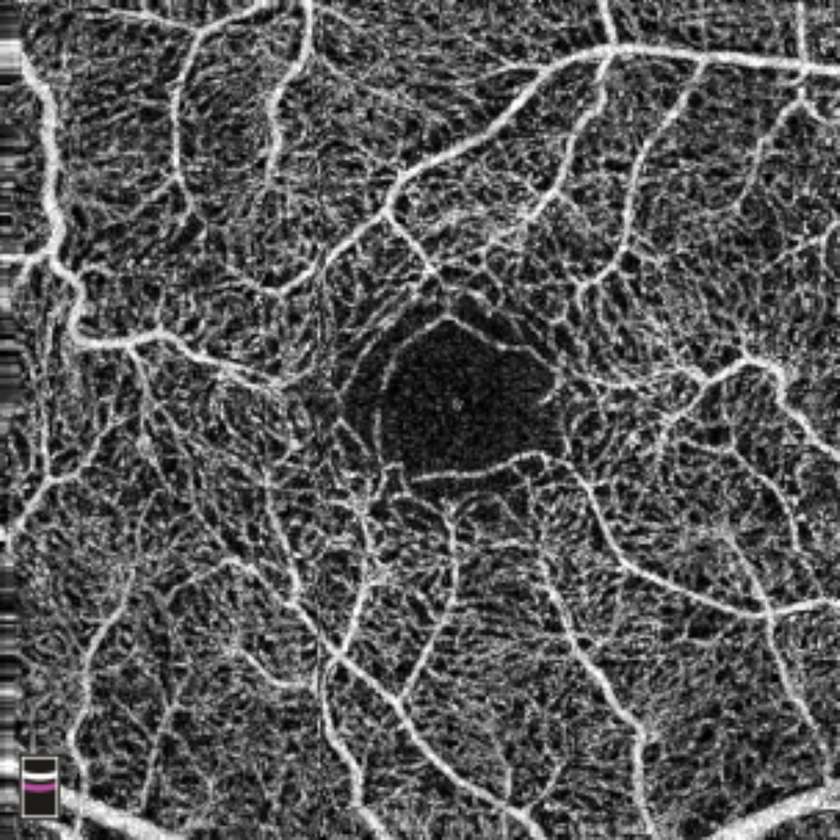
#> input picture test_images/5000.tif, 840 x 840 px, shrunk from 1000 x 1000 before the run, found by its file name
$ python curvature.py
#> lines starting #> are read from the running program, lines starting #| are printed output that depends on the picture; after the words box and inside, x2 and y2 are one past the last pixel; in counts of white or black regions, pixels touching at a corner belong together
#> further down, I is the input picture: shape (840, 840, 3); mean B, G, R 86.8, 86.8, 86.9
'''
Checked and tested
'''
import numpy as np

def curvature(I: np.ndarray) -> np.ndarray:
    """
    Computes the mean curvature of a 2D grayscale image using finite differences.

    Parameters:
    -----------
    I : np.ndarray
        2D input image (grayscale) as a NumPy array. Should be of shape (m, n).
        The image will be internally converted to float64 for precision.

    Returns:
    --------
    K : np.ndarray
        2D array of the same shape as `I`, representing the normalized curvature
        values at each pixel location. The values are scaled to the range [-1, 1].

    Description:
    ------------
    This function approximates the mean curvature of an image intensity surface φ(x, y)
    using first and second order partial derivatives:
        - ∂φ/∂x and ∂φ/∂y (first derivatives)
        - ∂²φ/∂x², ∂²φ/∂y², and ∂²φ/∂x∂y (second derivatives)
    These are computed using central differences for the interior and one-sided
    differences at the borders.

    The curvature is calculated via the formula:
        K = (φ_xx * φ_y² - 2 * φ_x * φ_y * φ_xy + φ_yy * φ_x²) / (φ_x² + φ_y² + ε)^(3/2)

    The result is normalized by the maximum absolute curvature value to stabilize
    the output for further processing or visualization.
    """
    I = I.astype(np.float64)  # Ensure the image is in float format for precision
    m, n = I.shape  # Get image dimensions

    # First derivatives ∂φ/∂x and ∂φ/∂y
    phix = np.zeros_like(I)
    phiy = np.zeros_like(I)

    # ∂φ/∂x using forward, backward, and central difference
    phix[:, 0] = I[:, 1] - I[:, 0]  # first column: forward difference at left border
    phix[:, -1] = I[:, -1] - I[:, -2]  # last column: backward difference at right border
#> phix: shape (840, 840) float64; min -7, max 10, mean 0.000709
    phix[:, 1:-1] = 0.5 * (I[:, 2:] - I[:, :-2])  # second column to second last columns: central difference
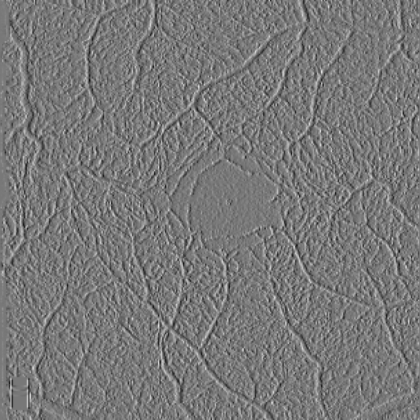
#> phix: shape (840, 840) float64 (shown at 1/2 size); min -69.5, max 77.5, mean 0; drawn with min black and max white

    # ∂φ/∂y using forward, backward, and central difference
    phiy[0, :] = I[1, :] - I[0, :]  # first row: forward difference at top border
    phiy[-1, :] = I[-1, :] - I[-2, :]  # last row: backward difference at bottom border
#> phiy: shape (840, 840) float64; min -18, max 15, mean 0.000207
    phiy[1:-1, :] = 0.5 * (I[2:, :] - I[:-2, :])  # second to second last rows: central difference
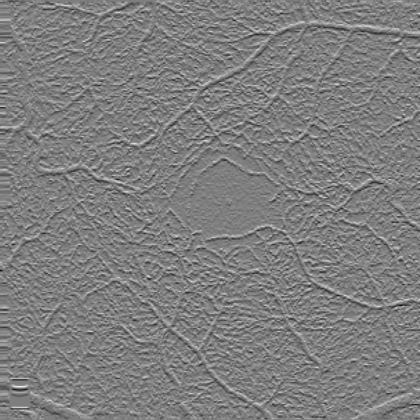
#> phiy: shape (840, 840) float64 (shown at 1/2 size); min -76.5, max 77.5, mean 0; drawn with min black and max white

    # Second derivatives ∂²φ/∂x² and ∂²φ/∂y²
    phixx = np.zeros_like(I)
    phiyy = np.zeros_like(I)

    # ∂²φ/∂x²
    phixx[:, 0] = I[:, 2] - 2 * I[:, 1] + I[:, 0]  # left edge
    phixx[:, -1] = I[:, -1] - 2 * I[:, -2] + I[:, -3]  # right edge
#> phixx: shape (840, 840) float64; min -38, max 24, mean 0
    phixx[:, 1:-1] = I[:, :-2] - 2 * I[:, 1:-1] + I[:, 2:]  # central difference
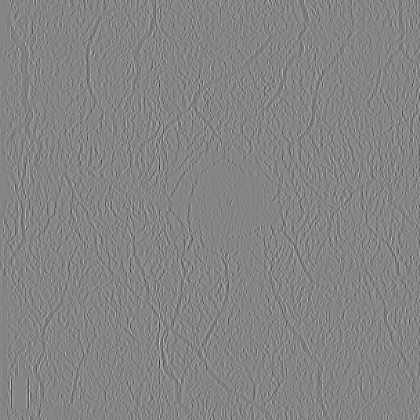
#> phixx: shape (840, 840) float64 (shown at 1/2 size); min -89, max 82, mean 0; drawn with min black and max white

    # ∂²φ/∂y²
    phiyy[0, :] = I[2, :] - 2 * I[1, :] + I[0, :]  # top edge
    phiyy[-1, :] = I[-1, :] - 2 * I[-2, :] + I[-3, :]  # bottom edge
#> phiyy: shape (840, 840) float64; min -30, max 33, mean 0
    phiyy[1:-1, :] = I[:-2, :] - 2 * I[1:-1, :] + I[2:, :]  # central difference

    # Mixed partial derivative ∂²φ/∂x∂y (phixy)
    phixy = np.zeros_like(I)

    # Corners
    phixy[0, 0] = I[1, 1] - I[1, 0] - I[0, 1] + I[0, 0]  # upper left
#> phixy: shape (840, 840) float64; every value is 0
    phixy[0, -1] = I[1, -1] - I[0, -1] - I[1, -2] + I[0, -2]  # upper right
    phixy[-1, 0] = I[-1, 1] - I[-2, 1] - I[-1, 0] + I[-2, 0]  # lower left
    phixy[-1, -1] = I[-1, -1] - I[-2, -1] - I[-1, -2] + I[-2, -2]  # lower right

    # Top row (excluding corners) xyu
    phixy[0, 1:-1] = (I[1, 2:] - I[0, 2:] - I[1, :-2] + I[0, :-2]) / 2
#> phixy: shape (840, 840) float64; min -8, max 9.5, mean -9.92e-06

    # Bottom row (excluding corners) xyb
    phixy[-1, 1:-1] = (I[-1, 2:] - I[-2, 2:] - I[-1, :-2] + I[-2, :-2]) / 2
#> phixy: shape (840, 840) float64; min -8, max 9.5, mean -1.13e-05

    # Left column (excluding corners) xyl
    phixy[1:-1, 0] = (I[2:, 1] - I[:-2, 1] - I[2:, 0] + I[:-2, 0]) / 2
#> phixy: shape (840, 840) float64; min -8, max 9.5, mean -1.42e-05

    # Right column (excluding corners) xyr
    phixy[1:-1, -1] = (I[2:, -1] - I[:-2, -1] - I[2:, -2] + I[:-2, -2]) / 2
#> phixy: shape (840, 840) float64; min -8, max 9.5, mean -1.13e-05

    # Center region (chatgpt made a mistake here, it's corrected now)
    phixy[1:-1, 1:-1] = (I[1:-1, 1:-1] - I[:-2, 2:] - I[2:, :-2] - I[:-2, :-2]) / 4
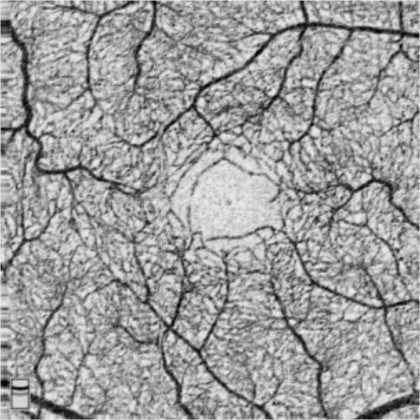
#> phixy: shape (840, 840) float64 (shown at 1/2 size); min -128, max 9.5, mean -43.2; drawn with min black and max white

    # Compute curvature using the geometric formula
    numerator = (phixx * phiy**2 - 2 * phix * phiy * phixy + phiyy * phix**2)
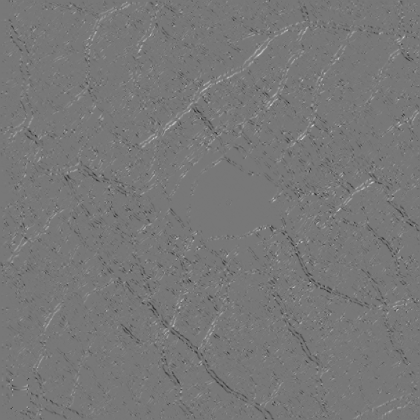
#> numerator: shape (840, 840) float64 (shown at 1/2 size); min -322312.5, max 362495.2, mean -670.3; drawn with min black and max white
    denominator = (phix**2 + phiy**2 + np.finfo(float).eps) ** 1.5
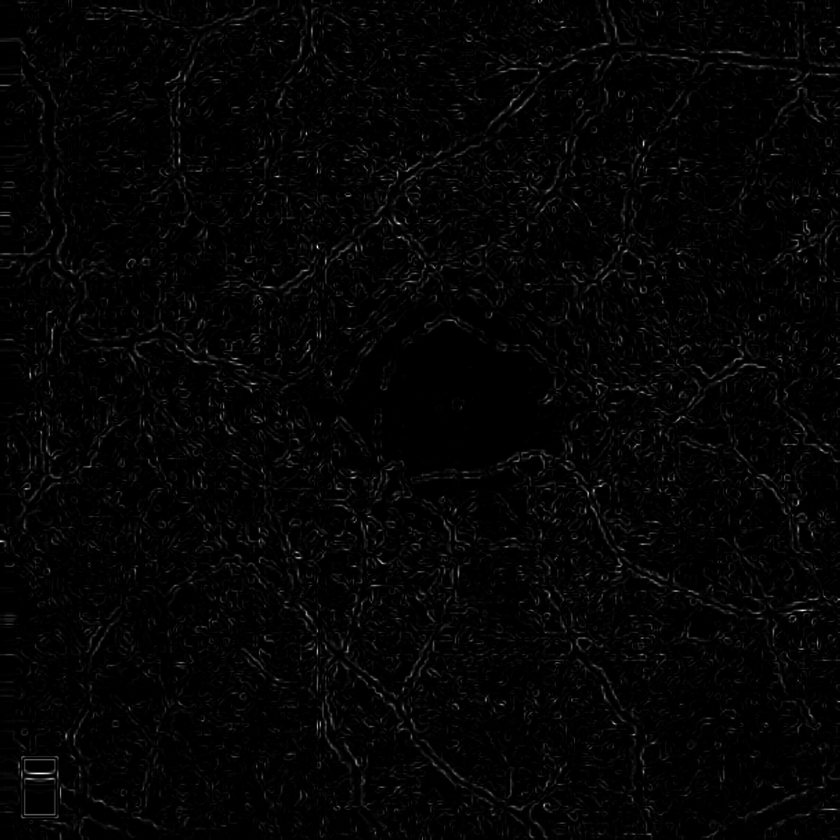
#> denominator: shape (840, 840) float64; min 3.31e-24, max 483766.1, mean 9547.6; drawn with min black and max white
    K = numerator / denominator

    # Normalize curvature to range [-1, 1]
    K /= np.max(np.abs(K))

    return K


if __name__ == "__main__":
    image_path = "/Users/milameteor/Library/CloudStorage/OneDrive-UWA/M4 Backup/LEI/to_be_rename/MILA_renamed/test/5000.tif"

    import cv2
    import numpy as np

    # Load image and convert to grayscale
    I = cv2.imread(image_path)

    if I is None:
        raise ValueError("Image not found!")

    if len(I.shape) == 3:
        I = cv2.cvtColor(I, cv2.COLOR_BGR2GRAY)

    I = I.astype(np.float64)  # Convert to float to match MATLAB
    K_python = curvature(I)

    from scipy.io import loadmat
    from numpy import corrcoef

#> (the run stopped early here; a loop or call above may not have finished)

$ run again, with test_images/5001.tif copied over test_images/5000.tif
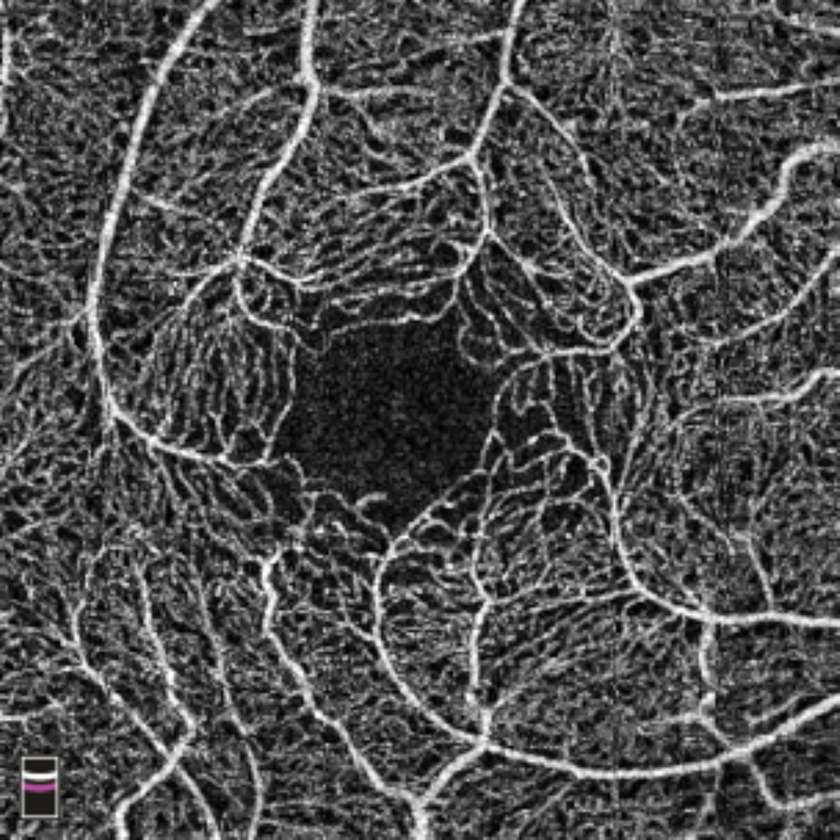
#> input picture test_images/5001.tif, 840 x 840 px, shrunk from 1000 x 1000 before the run, found by its file name
#> I is the input picture: shape (840, 840, 3); mean B, G, R 78.3, 78.3, 78.4
#> in curvature, `phixy[1:-1, 1:-1] = (I[1:-1, 1:-1] - I[:-2, 2:] - I[2:, :-2] - I[:-2, ..`:
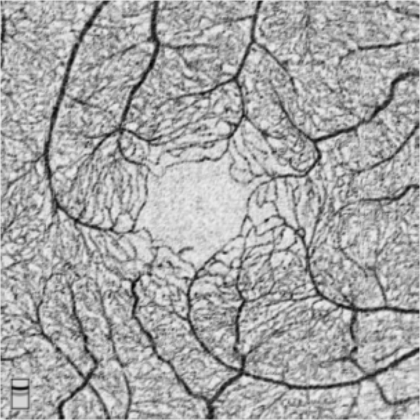
#> phixy: shape (840, 840) float64 (shown at 1/2 size); min -129, max 8, mean -38.97; drawn with min black and max white
#> in curvature, `denominator = (phix**2 + phiy**2 + np.finfo(float).eps) ** 1.5`:
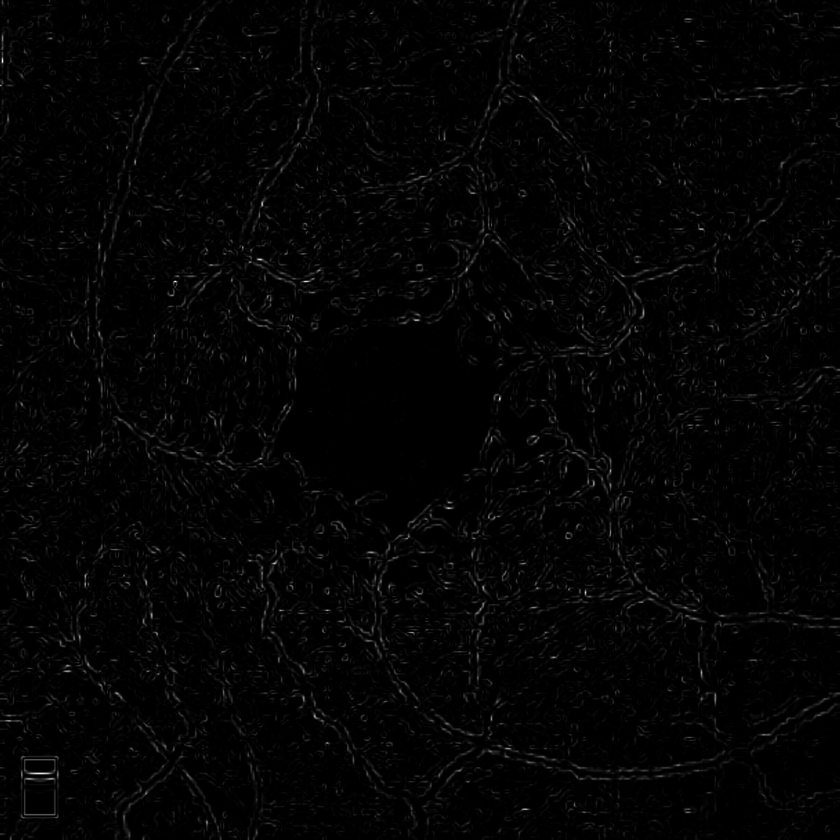
#> denominator: shape (840, 840) float64; min 3.31e-24, max 508314.4, mean 8744.3; drawn with min black and max white

$ run again, with test_images/5002.tif copied over test_images/5000.tif
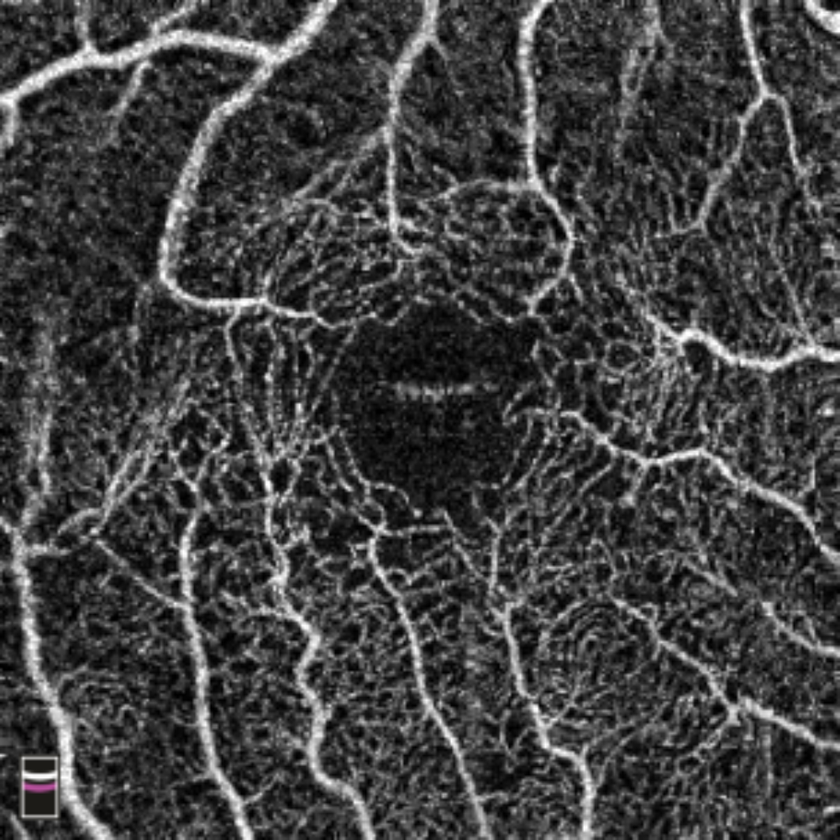
#> input picture test_images/5002.tif, 840 x 840 px, shrunk from 1000 x 1000 before the run, found by its file name
#> I is the input picture: shape (840, 840, 3); mean B, G, R 65.2, 65.2, 65.2
#> in curvature, `phixy[0, 0] = I[1, 1] - I[1, 0] - I[0, 1] + I[0, 0]`:
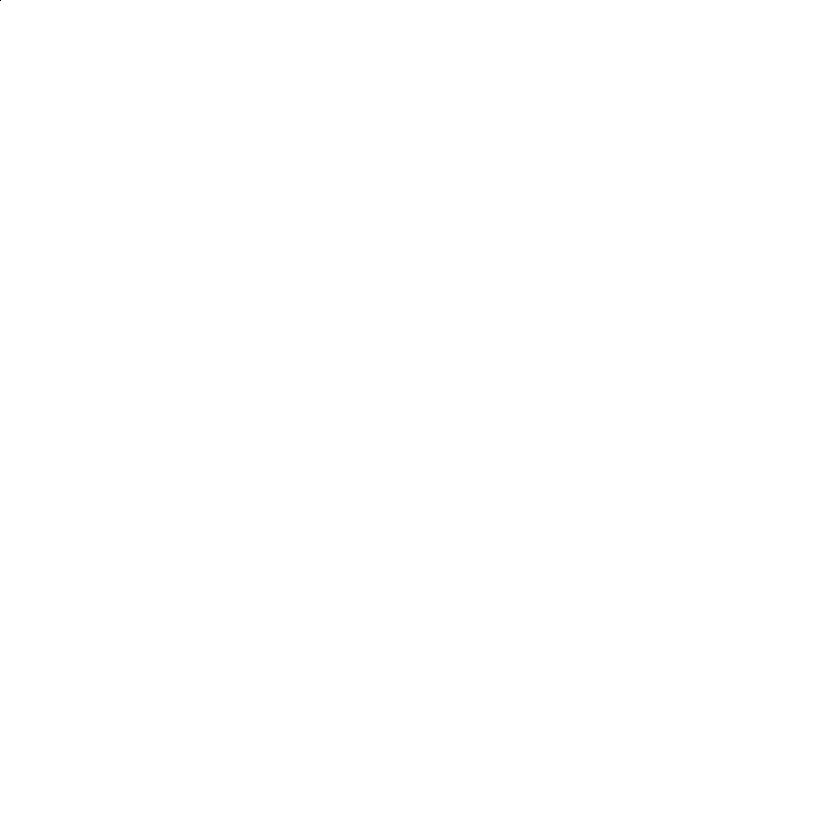
#> phixy: shape (840, 840) float64; values -1 (black) and 0 (white), 100% white; black in thin lines or dots, all inside (x1, y1, x2, y2) = (0, 0, 1, 1)
#> in curvature, `denominator = (phix**2 + phiy**2 + np.finfo(float).eps) ** 1.5`:
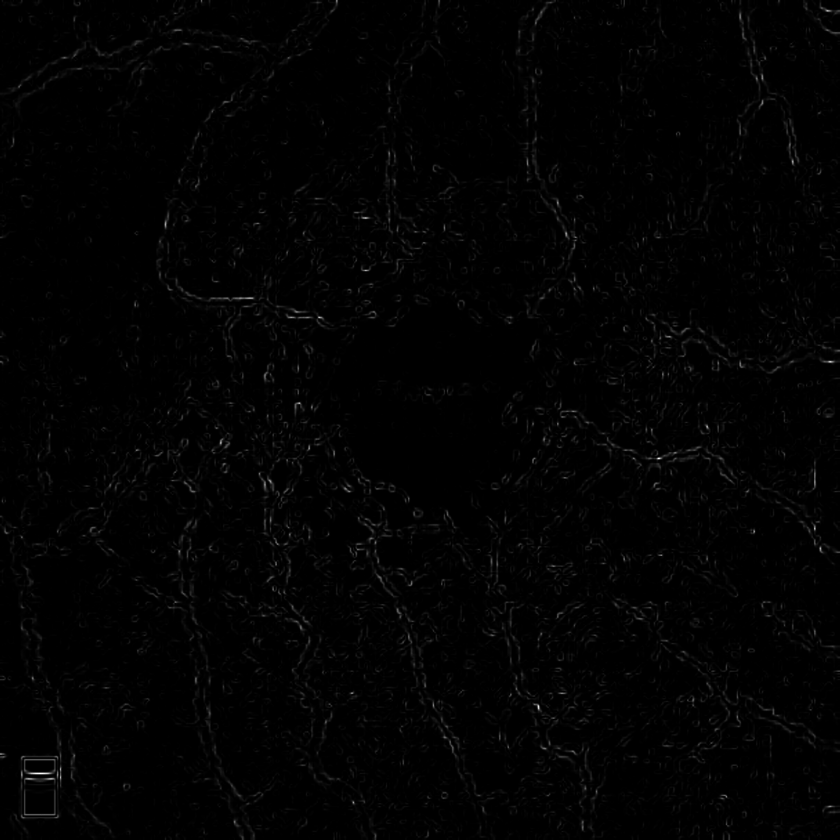
#> denominator: shape (840, 840) float64; min 3.31e-24, max 465484.4, mean 5056.4; drawn with min black and max white
